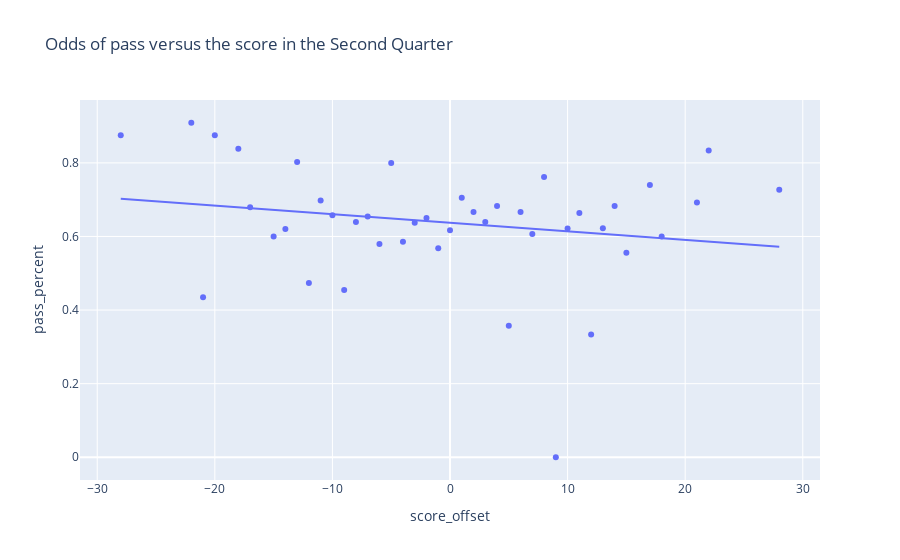

The notebook cell this image was saved under:
### Code cell
df['pass_percent'] = df.apply(lambda p: 1 if p.play_result == "pass" else 0, axis = 1)
score_and_result = df.loc[df.quarter_2 == True, ['quarter', 'score_offset', 'pass_percent'] ].groupby(['quarter', 'score_offset']).mean('pass_percent').reset_index()
score_and_result

px.scatter(score_and_result, x='score_offset', y='pass_percent', trendline='ols', title='Odds of pass versus the score in the Second Quarter')

### Figure 1 — Plotly figure (JSON) as saved in the notebook; plotly's stock layout.template omitted (floating-point values rounded to 4 significant figures)
{"data": [{"hovertemplate": "score_offset=%{x}<br>pass_percent=%{y}<extra></extra>", "legendgroup": "", "marker": {"color": "#636efa", "symbol": "circle"}, "mode": "markers", "name": "", "orientation": "v", "showlegend": false, "type": "scatter", "x": [-28, -22, -21, -20, -18, -17, -15, -14, -13, -12, -11, -10, -9, -8, -7, -6, -5, -4, -3, -2, -1, 0, 1, 2, 3, 4, 5, 6, 7, 8, 9, 10, 11, 12, 13, 14, 15, 17, 18, 21, 22, 28], "xaxis": "x", "y": [0.875, 0.9091, 0.4348, 0.875, 0.8387, 0.6795, 0.6, 0.62, 0.8022, 0.4737, 0.6977, 0.6577, 0.4545, 0.6393, 0.6546, 0.5798, 0.8, 0.5858, 0.637, 0.65, 0.5679, 0.6167, 0.7051, 0.6667, 0.6393, 0.6826, 0.3571, 0.6667, 0.6067, 0.7619, 0.0, 0.6218, 0.6638, 0.3333, 0.6222, 0.6827, 0.5556, 0.74, 0.6, 0.6923, 0.8333, 0.7273], "yaxis": "y"}, {"hovertemplate": "<b>OLS trendline</b><br>pass_percent = -0.00233089 * score_offset + 0.637165<br>R<sup>2</sup>=0.037988<br><br>score_offset=%{x}<br>pass_percent=%{y} <b>(trend)</b><extra></extra>", "legendgroup": "", "marker": {"color": "#636efa", "symbol": "circle"}, "mode": "lines", "name": "", "showlegend": false, "type": "scatter", "x": [-28, -22, -21, -20, -18, -17, -15, -14, -13, -12, -11, -10, -9, -8, -7, -6, -5, -4, -3, -2, -1, 0, 1, 2, 3, 4, 5, 6, 7, 8, 9, 10, 11, 12, 13, 14, 15, 17, 18, 21, 22, 28], "xaxis": "x", "y": [0.7024, 0.6884, 0.6861, 0.6838, 0.6791, 0.6768, 0.6721, 0.6698, 0.6675, 0.6651, 0.6628, 0.6605, 0.6581, 0.6558, 0.6535, 0.6512, 0.6488, 0.6465, 0.6442, 0.6418, 0.6395, 0.6372, 0.6348, 0.6325, 0.6302, 0.6278, 0.6255, 0.6232, 0.6208, 0.6185, 0.6162, 0.6139, 0.6115, 0.6092, 0.6069, 0.6045, 0.6022, 0.5975, 0.5952, 0.5882, 0.5859, 0.5719], "yaxis": "y"}], "layout": {"legend": {"tracegroupgap": 0}, "title": {"text": "Odds of pass versus the score in the Second Quarter"}, "xaxis": {"anchor": "y", "domain": [0, 1], "title": {"text": "score_offset"}}, "yaxis": {"anchor": "x", "domain": [0, 1], "title": {"text": "pass_percent"}}}}
